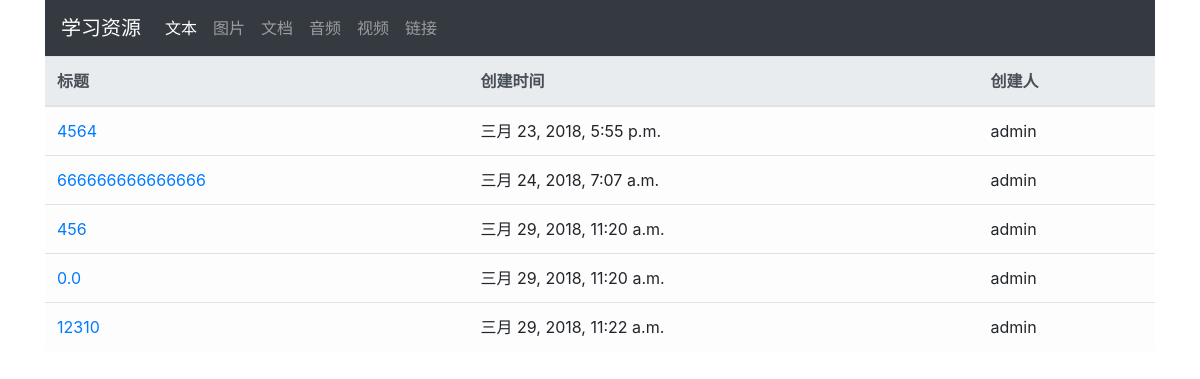
Screenshot of /resource/article_list with the database file from the repository.
### learning_resource/models.py (models this page shows, shortened)
class ResArticle(models.Model):
    title = models.CharField(max_length=300,verbose_name='文本标题')
    content = RichTextField(verbose_name='文本内容')#引入 ckeditor 编辑器
    '''字段author 规定了图片资源和用户之间的关系，一个用户对应多个资源
    使用ResPicture.author 可以查询到创建这个资源的user
    related_name="res_pictures"的作用是，
    允许使用user.res_pictures 反向查询到这个用户创建的所有图片资源
    on_delete=models.CASCADE 指的是级联删除，
    也就是主表User 中某个用户被删除的时候，他创建的资源也会自动删除'''
    author = models.ForeignKey(User,on_delete=models.CASCADE,related_name="res_articles",default=None,verbose_name='创建者')
    '''自动获取当前时间'''
    created = models.DateTimeField(auto_now_add=True)#日期时间型字段
    class Meta:
        verbose_name_plural = '文本资源'#定义对象的中文别名，用于admin 显示

### learning_resource/views.py (the view)
# urls.py: path('article_list',views.res_article_list),
def res_article_list(request):
    articles = ResArticle.objects.all()
    return render(request, "res_article_list.html",{"articles":articles})

### learning_resource/templates/res_article_list.html (shortened to what this page needs)
{% extends "base.html" %}
{% block content %}
<div class="container">
    <nav class="navbar navbar-expand-md navbar-dark bg-dark">
        <a class="navbar-brand" href="#">学习资源</a>
        <div class="navbar-collapse offcanvas-collapse">
            <ul class="navbar-nav mr-auto">
                <li class="nav-item active"><a class="nav-link" href="#">文本</a></li>
                <li class="nav-item"><a class="nav-link" href="#">图片</a></li>
                <li class="nav-item"><a class="nav-link" href="#">文档</a></li>
                <li class="nav-item"><a class="nav-link" href="#">音频</a></li>
                <li class="nav-item"><a class="nav-link" href="#">视频</a></li>
                <li class="nav-item"><a class="nav-link" href="#">链接</a></li>
            </ul>
        </div>
    </nav>
<table class="table table-light table-hover">
    <thead class="thead-light">
        <tr>
            <th>标题</th>
            <th>创建时间</th>
            <th>创建人</th>
        </tr>
    </thead>
    <tbody>
        {% for article in articles %}
            <tr>
                <td><a href="article/{{article.id}}">{{article.title}}</a></td>
                <td>{{article.created}}</td>
                <td>{{article.author.username}}</td>
            </tr>
        {% endfor %}
    </tbody>
    </table>
</div>
{% endblock %}

### learning_resource/templates/base.html (shortened to what this page needs)
<!doctype html>
<html lang="zh-cn">
    <head>
    <link rel="stylesheet" href="https://cdn.bootcss.com/bootstrap/4.0.0/css/bootstrap.min.css">
    </head>
 <body>
    {% block content %}{% endblock %}
 </body>
</html>

### rows the page displays
ResArticle: title "4564", created "三月 23, 2018, 5:55 p.m.", author.username "admin"
ResArticle: title "666666666666666", created "三月 24, 2018, 7:07 a.m.", author.username "admin"
ResArticle: title "456", created "三月 29, 2018, 11:20 a.m.", author.username "admin"
ResArticle: title "0.0", created "三月 29, 2018, 11:20 a.m.", author.username "admin"
ResArticle: title "12310", created "三月 29, 2018, 11:22 a.m.", author.username "admin"
